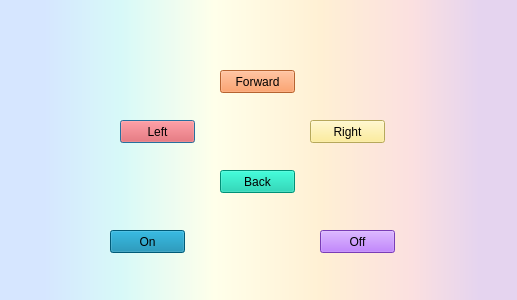
<?xml version="1.0" encoding="UTF-8"?>
<ui version="4.0">
 <class>InterfazUwU</class>
 <widget class="QDialog" name="InterfazUwU">
  <property name="geometry">
   <rect>
    <x>0</x>
    <y>0</y>
    <width>517</width>
    <height>300</height>
   </rect>
  </property>
  <property name="windowTitle">
   <string>Dialog</string>
  </property>
  <property name="styleSheet">
   <string notr="true">background-color: qlineargradient(spread:pad, x1:0, y1:0, x2:1, y2:0, stop:0.085 rgba(214, 230, 255, 255), stop:0.232955 rgba(215, 249, 248, 255), stop:0.414773 rgba(255, 255, 234, 255), stop:0.619318 rgba(255, 240, 212, 255), stop:0.795455 rgba(251, 224, 224, 255), stop:0.926136 rgba(229, 212, 239, 255));</string>
  </property>
  <widget class="QPushButton" name="Izquierda">
   <property name="geometry">
    <rect>
     <x>120</x>
     <y>120</y>
     <width>75</width>
     <height>23</height>
    </rect>
   </property>
   <property name="styleSheet">
    <string notr="true">background-color: rgb(255,62,65);
border-color: rgb(170, 0, 0);</string>
   </property>
   <property name="text">
    <string>Left</string>
   </property>
  </widget>
  <widget class="QPushButton" name="Atras">
   <property name="geometry">
    <rect>
     <x>220</x>
     <y>170</y>
     <width>75</width>
     <height>23</height>
    </rect>
   </property>
   <property name="styleSheet">
    <string notr="true">background-color: rgb(0,201,167);
border-color: rgb(0, 170, 127);</string>
   </property>
   <property name="text">
    <string>Back</string>
   </property>
  </widget>
  <widget class="QPushButton" name="Delante">
   <property name="geometry">
    <rect>
     <x>220</x>
     <y>70</y>
     <width>75</width>
     <height>23</height>
    </rect>
   </property>
   <property name="styleSheet">
    <string notr="true">background-color: rgb(255,138,67);
font: 8pt &quot;Tahoma&quot;;
border-color: rgb(255, 85, 0);</string>
   </property>
   <property name="text">
    <string>Forward</string>
   </property>
  </widget>
  <widget class="QPushButton" name="Derecha">
   <property name="geometry">
    <rect>
     <x>310</x>
     <y>120</y>
     <width>75</width>
     <height>23</height>
    </rect>
   </property>
   <property name="styleSheet">
    <string notr="true">background-color: rgb(255,235,127);
border-color: rgb(255, 255, 0);</string>
   </property>
   <property name="text">
    <string>Right</string>
   </property>
  </widget>
  <widget class="QPushButton" name="Encender">
   <property name="geometry">
    <rect>
     <x>110</x>
     <y>230</y>
     <width>75</width>
     <height>23</height>
    </rect>
   </property>
   <property name="styleSheet">
    <string notr="true">background-color: rgb(0,126,167);
border-color: rgb(0, 85, 127);</string>
   </property>
   <property name="text">
    <string>On</string>
   </property>
  </widget>
  <widget class="QPushButton" name="Apagar">
   <property name="geometry">
    <rect>
     <x>320</x>
     <y>230</y>
     <width>75</width>
     <height>23</height>
    </rect>
   </property>
   <property name="styleSheet">
    <string notr="true">border-color: rgb(85, 0, 127);
background-color: rgb(170, 85, 255);</string>
   </property>
   <property name="text">
    <string>Off</string>
   </property>
  </widget>
  <zorder>Izquierda</zorder>
  <zorder>Delante</zorder>
  <zorder>Derecha</zorder>
  <zorder>Encender</zorder>
  <zorder>Apagar</zorder>
  <zorder>Atras</zorder>
 </widget>
 <resources/>
 <connections/>
</ui>
